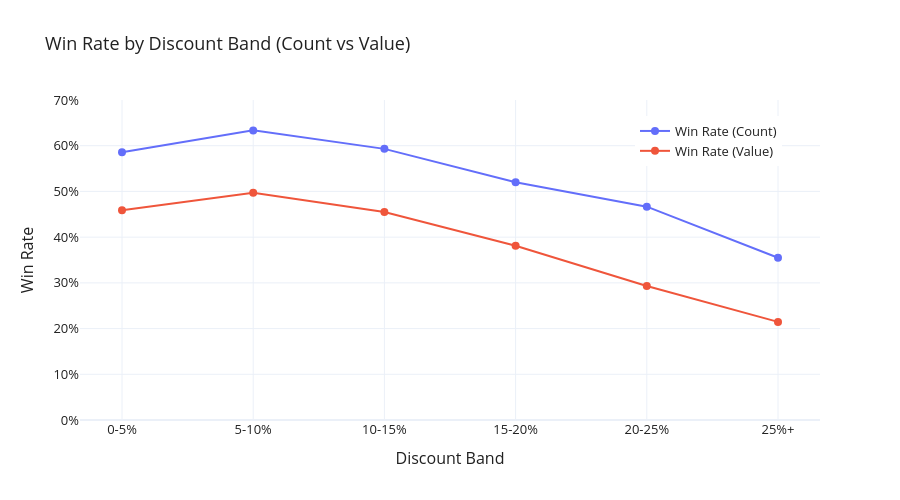

The code cell stored with this chart in its notebook:
### Markdown cell above
## Discount Band vs Win Rate Chart

### Code cell
fig = go.Figure()

fig.add_trace(go.Scatter(
    x=band_summary['discount_band'].astype(str),
    y=band_summary['win_rate_count'],
    mode='lines+markers',
    name='Win Rate (Count)',
    line=dict(color='#636EFA', width=2),
    marker=dict(size=8)
))

fig.add_trace(go.Scatter(
    x=band_summary['discount_band'].astype(str),
    y=band_summary['win_rate_value'],
    mode='lines+markers',
    name='Win Rate (Value)',
    line=dict(color='#EF553B', width=2),
    marker=dict(size=8)
))

fig.update_layout(
    title='Win Rate by Discount Band (Count vs Value)',
    xaxis_title='Discount Band',
    yaxis_title='Win Rate',
    yaxis=dict(tickformat='.0%', range=[0, 0.70]),
    height=500,
    font=dict(size=13, color='#212121'),
    template='plotly_white',
    legend=dict(x=0.75, y=0.95)
)

fig.show()
fig.write_image('../outputs/03_winrate_by_discount_band.png')

### Figure 1 — Plotly figure (JSON) as saved in the notebook; plotly's stock layout.template omitted (floating-point values rounded to 4 significant figures)
{"data": [{"line": {"color": "#636EFA", "width": 2}, "marker": {"size": 8}, "mode": "lines+markers", "name": "Win Rate (Count)", "type": "scatter", "x": ["0-5%", "5-10%", "10-15%", "15-20%", "20-25%", "25%+"], "y": [0.5857, 0.6335, 0.5931, 0.5199, 0.4667, 0.3548]}, {"line": {"color": "#EF553B", "width": 2}, "marker": {"size": 8}, "mode": "lines+markers", "name": "Win Rate (Value)", "type": "scatter", "x": ["0-5%", "5-10%", "10-15%", "15-20%", "20-25%", "25%+"], "y": [0.459, 0.4969, 0.4549, 0.3811, 0.293, 0.2146]}], "layout": {"font": {"color": "#212121", "size": 13}, "height": 500, "legend": {"x": 0.75, "y": 0.95}, "title": {"text": "Win Rate by Discount Band (Count vs Value)"}, "xaxis": {"title": {"text": "Discount Band"}}, "yaxis": {"range": [0, 0.7], "tickformat": ".0%", "title": {"text": "Win Rate"}}}}
